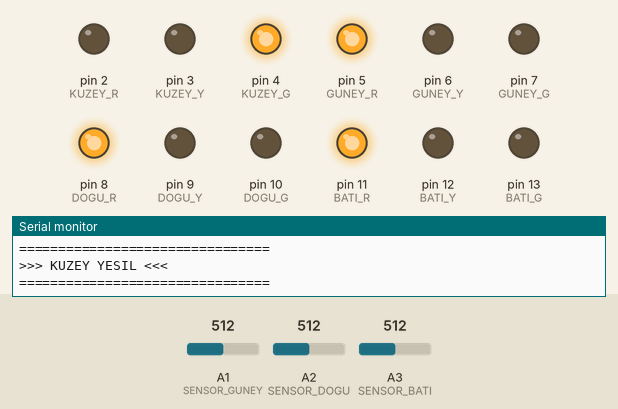
The sketch below on a simulated Arduino Uno, built with avr-gcc and run on an emulated ATmega328P. Shown: output pins drawn as LEDs (lit = HIGH), the last lines printed to the serial monitor. The test bench sets the inputs (shaded band); at power-on: A1 (SENSOR_GUNEY) = 512, A2 (SENSOR_DOGU) = 512, A3 (SENSOR_BATI) = 512.

Above: at 3.3 s.
3.4 s: A1 (SENSOR_GUNEY) set to 40
4.9 s: A2 (SENSOR_DOGU) set to 40
6.4 s: A3 (SENSOR_BATI) set to 40
At 13.6 s:
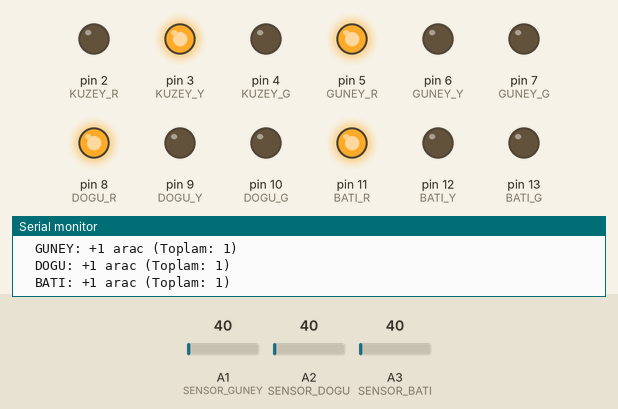
At 16.1 s:
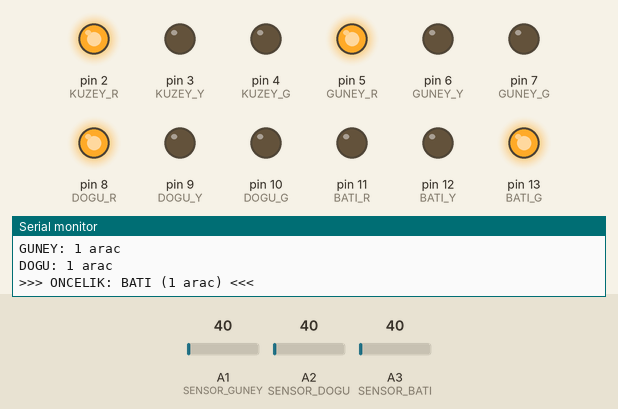
Timing chart, 0 to 26.7 s (numbered marks = the images above; inputs shaded):
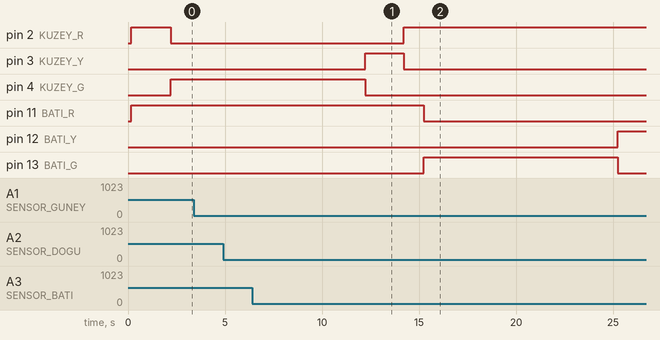

Measured:
- after the input at 6.4 s, pin 5 (GUNEY_R): stays HIGH (without the input it goes to LOW after 8.8 s); pin 6 (GUNEY_Y): stays LOW (without the input it goes to HIGH after 18.8 s); pin 7 (GUNEY_G): stays LOW (without the input it goes to HIGH after 8.8 s); pin 11 (BATI_R): HIGH → LOW after 8.9 s; pin 12 (BATI_Y): LOW → HIGH after 18.9 s

The sketch:

akilli_kavsak_final.ino
```cpp
/*
 * ━━━━━━━━━━━━━━━━━━━━━━━━━━━━━━━━━━━━━━━━━━━
 *     AKILLI KAVŞAK - Öncelikli Yön Sistemi
 * ━━━━━━━━━━━━━━━━━━━━━━━━━━━━━━━━━━━━━━━━━━━
 *
 * SIRA: Kuzey → Batı → Güney → Doğu (saat yönü tersi)
 *
 * ÖNCELİK SİSTEMİ:
 * - Her yön yeşil yanarken diğer yönler araç sayar
 * - En fazla araç olan yön öncelikli olur
 * - Öncelikli yön bitince normal sıradan devam
 * - Tüm süreler sabit 10 saniye
 *
 * SARI IŞIK:
 * - Sadece yeşilden kırmızıya geçişte
 * - Kırmızıda bekleyenler hep kırmızı
 */

// ========== TRAFİK IŞIKLARI ==========
const int KUZEY_R = 2, KUZEY_Y = 3, KUZEY_G = 4;
const int GUNEY_R = 5, GUNEY_Y = 6, GUNEY_G = 7;
const int DOGU_R = 8, DOGU_Y = 9, DOGU_G = 10;
const int BATI_R = 11, BATI_Y = 12, BATI_G = 13;

// ========== SENSÖRLER ==========
const int SENSOR_KUZEY = A0;
const int SENSOR_GUNEY = A1;
const int SENSOR_DOGU = A2;
const int SENSOR_BATI = A3;

// ========== ZAMAN AYARLARI ==========
const int YESIL_SURE = 10000;    // Sabit 10 saniye
const int SARI_SURE = 2000;      // 2 saniye

// ========== SENSÖR AYARI ==========
// ARAÇ YOKKEN TEST İÇİN: Eşik çok düşük (hiç araç algılamaz)
// Gerçek test için bu değeri sensöre göre ayarlayacağız
const int SENSOR_ESIK = 50;  // Çok düşük eşik - hiç araç algılamaz

// ========== YÖN TANIMLARI ==========
#define KUZEY 0
#define BATI 1
#define GUNEY 2
#define DOGU 3

// Normal sıra (saat yönü tersi)
const int normalSira[] = {KUZEY, BATI, GUNEY, DOGU};
String yonIsimleri[] = {"KUZEY", "BATI", "GUNEY", "DOGU"};

// ========== DEĞİŞKENLER ==========
int aracSayisi[4] = {0, 0, 0, 0};
bool oncekiDurum[4] = {false, false, false, false};
int siradakiIndex = 0;  // Normal sırada neredeyiz

void setup() {
  Serial.begin(9600);

  Serial.println("\n================================");
  Serial.println("  AKILLI KAVŞAK - ONCELIK SISTEMI");
  Serial.println("================================");
  Serial.println("Sira: Kuzey → Bati → Guney → Dogu");
  Serial.println("Oncelik: En fazla arac olan yon");
  Serial.println("================================\n");

  // LED pinleri
  for (int pin = 2; pin <= 13; pin++) {
    pinMode(pin, OUTPUT);
  }

  // Sensör pinleri
  pinMode(SENSOR_KUZEY, INPUT);
  pinMode(SENSOR_GUNEY, INPUT);
  pinMode(SENSOR_DOGU, INPUT);
  pinMode(SENSOR_BATI, INPUT);

  tumKirmizi();
  Serial.println("Sistem hazir!\n");
  delay(2000);
}

void loop() {
  // Araç sayılarını sıfırla
  for (int i = 0; i < 4; i++) {
    aracSayisi[i] = 0;
  }

  // Normal sıradaki yön
  int suankiYon = normalSira[siradakiIndex];

  Serial.println("================================");
  Serial.print(">>> ");
  Serial.print(yonIsimleri[suankiYon]);
  Serial.println(" YESIL <<<");
  Serial.println("================================\n");

  // Sadece bu yönü yeşil yap
  yonYesil(suankiYon);

  // 10 saniye bekle ve diğer yönlerdeki araçları say
  bekleVeSay(YESIL_SURE, suankiYon);

  // Yeşilden sarıya geç (sadece bu yön)
  yonSari(suankiYon);
  delay(SARI_SURE);

  // Tüm ışıkları kırmızı yap
  tumKirmizi();

  // Araç sayılarını göster
  Serial.println("\n--- ARAC SAYILARI ---");
  for (int i = 0; i < 4; i++) {
    if (i != suankiYon && aracSayisi[i] > 0) {
      Serial.print(yonIsimleri[i]);
      Serial.print(": ");
      Serial.print(aracSayisi[i]);
      Serial.println(" arac");
    }
  }

  // Öncelikli yön var mı kontrol et
  int oncelikliYon = enFazlaAracOlanYon(suankiYon);

  if (oncelikliYon != -1) {
    // Öncelikli yön var!
    Serial.print("\n>>> ONCELIK: ");
    Serial.print(yonIsimleri[oncelikliYon]);
    Serial.print(" (");
    Serial.print(aracSayisi[oncelikliYon]);
    Serial.println(" arac) <<<\n");

    delay(1000);

    // Öncelikli yönü yeşil yap
    yonYesil(oncelikliYon);
    bekle(YESIL_SURE);

    // Yeşilden sarıya geç
    yonSari(oncelikliYon);
    delay(SARI_SURE);

    // Tüm ışıkları kırmızı yap
    tumKirmizi();

    // Araç sayısını sıfırla
    aracSayisi[oncelikliYon] = 0;
  }

  // Normal sırada bir sonraki yöne geç
  siradakiIndex = (siradakiIndex + 1) % 4;

  Serial.println("\n--- SONRAKI YON ---\n");
  delay(1000);
}

// ========== SENSÖR FONKSİYONLARI ==========
void sensorleriOku() {
  aracTespit(KUZEY, analogRead(SENSOR_KUZEY));
  aracTespit(BATI, analogRead(SENSOR_BATI));
  aracTespit(GUNEY, analogRead(SENSOR_GUNEY));
  aracTespit(DOGU, analogRead(SENSOR_DOGU));
}

void aracTespit(int yon, int deger) {
  bool aracVar = (deger < SENSOR_ESIK);

  if (aracVar && !oncekiDurum[yon]) {
    aracSayisi[yon]++;
    Serial.print("  ");
    Serial.print(yonIsimleri[yon]);
    Serial.print(": +1 arac (Toplam: ");
    Serial.print(aracSayisi[yon]);
    Serial.println(")");
  }

  oncekiDurum[yon] = aracVar;
}

void bekleVeSay(int ms, int aktifYon) {
  unsigned long baslangic = millis();
  while (millis() - baslangic < ms) {
    // Aktif yön hariç diğer yönleri say
    for (int i = 0; i < 4; i++) {
      if (i != aktifYon) {
        int pin = 0;
        switch(i) {
          case KUZEY: pin = SENSOR_KUZEY; break;
          case BATI: pin = SENSOR_BATI; break;
          case GUNEY: pin = SENSOR_GUNEY; break;
          case DOGU: pin = SENSOR_DOGU; break;
        }
        aracTespit(i, analogRead(pin));
      }
    }
    delay(50);
  }
}

void bekle(int ms) {
  delay(ms);
}

// ========== ÖNCELİK FONKSİYONU ==========
int enFazlaAracOlanYon(int aktifYon) {
  int maxArac = 0;
  int maxYon = -1;

  // En fazla araç olan yönü bul (aktif yön hariç)
  for (int i = 0; i < 4; i++) {
    if (i != aktifYon && aracSayisi[i] > maxArac) {
      maxArac = aracSayisi[i];
      maxYon = i;
    }
  }

  // En az 1 araç olmalı
  if (maxArac > 0) {
    return maxYon;
  }

  return -1;  // Öncelikli yön yok
}

// ========== IŞIK FONKSİYONLARI ==========
void tumKirmizi() {
  digitalWrite(KUZEY_R, HIGH); digitalWrite(KUZEY_Y, LOW); digitalWrite(KUZEY_G, LOW);
  digitalWrite(BATI_R, HIGH); digitalWrite(BATI_Y, LOW); digitalWrite(BATI_G, LOW);
  digitalWrite(GUNEY_R, HIGH); digitalWrite(GUNEY_Y, LOW); digitalWrite(GUNEY_G, LOW);
  digitalWrite(DOGU_R, HIGH); digitalWrite(DOGU_Y, LOW); digitalWrite(DOGU_G, LOW);
}

void yonYesil(int yon) {
  // Önce hepsini kırmızı yap
  tumKirmizi();

  // Sadece bu yönü yeşil yap
  switch(yon) {
    case KUZEY:
      digitalWrite(KUZEY_R, LOW);
      digitalWrite(KUZEY_G, HIGH);
      break;
    case BATI:
      digitalWrite(BATI_R, LOW);
      digitalWrite(BATI_G, HIGH);
      break;
    case GUNEY:
      digitalWrite(GUNEY_R, LOW);
      digitalWrite(GUNEY_G, HIGH);
      break;
    case DOGU:
      digitalWrite(DOGU_R, LOW);
      digitalWrite(DOGU_G, HIGH);
      break;
  }
}

void yonSari(int yon) {
  // Sadece bu yönü sarı yap (diğerleri kırmızı kalır)
  switch(yon) {
    case KUZEY:
      digitalWrite(KUZEY_G, LOW);
      digitalWrite(KUZEY_Y, HIGH);
      break;
    case BATI:
      digitalWrite(BATI_G, LOW);
      digitalWrite(BATI_Y, HIGH);
      break;
    case GUNEY:
      digitalWrite(GUNEY_G, LOW);
      digitalWrite(GUNEY_Y, HIGH);
      break;
    case DOGU:
      digitalWrite(DOGU_G, LOW);
      digitalWrite(DOGU_Y, HIGH);
      break;
  }
}
```
